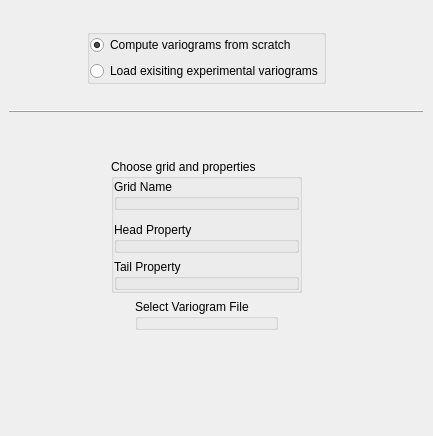
<ui version="4.0" >
 <class>First_scr_base</class>
 <widget class="QWidget" name="First_scr_base" >
  <property name="geometry" >
   <rect>
    <x>0</x>
    <y>0</y>
    <width>433</width>
    <height>436</height>
   </rect>
  </property>
  <property name="windowTitle" >
   <string>Form1</string>
  </property>
  <layout class="QGridLayout" >
   <property name="margin" >
    <number>9</number>
   </property>
   <property name="spacing" >
    <number>6</number>
   </property>
   <item row="1" column="6" >
    <spacer>
     <property name="orientation" >
      <enum>Qt::Horizontal</enum>
     </property>
     <property name="sizeType" >
      <enum>QSizePolicy::Expanding</enum>
     </property>
     <property name="sizeHint" >
      <size>
       <width>150</width>
       <height>21</height>
      </size>
     </property>
    </spacer>
   </item>
   <item row="1" column="1" colspan="5" >
    <widget class="QGroupBox" name="buttonGroup1" >
     <layout class="QVBoxLayout" >
      <property name="margin" >
       <number>0</number>
      </property>
      <property name="spacing" >
       <number>6</number>
      </property>
      <item>
       <widget class="QRadioButton" name="compute_variograms_button_" >
        <property name="text" >
         <string>Compute variograms from scratch</string>
        </property>
        <property name="checked" >
         <bool>true</bool>
        </property>
       </widget>
      </item>
      <item>
       <widget class="QRadioButton" name="load_variograms_button_" >
        <property name="text" >
         <string>Load exisiting experimental variograms</string>
        </property>
       </widget>
      </item>
     </layout>
    </widget>
   </item>
   <item row="1" column="0" >
    <spacer>
     <property name="orientation" >
      <enum>Qt::Horizontal</enum>
     </property>
     <property name="sizeType" >
      <enum>QSizePolicy::Expanding</enum>
     </property>
     <property name="sizeHint" >
      <size>
       <width>130</width>
       <height>21</height>
      </size>
     </property>
    </spacer>
   </item>
   <item row="7" column="3" >
    <spacer>
     <property name="orientation" >
      <enum>Qt::Vertical</enum>
     </property>
     <property name="sizeType" >
      <enum>QSizePolicy::Expanding</enum>
     </property>
     <property name="sizeHint" >
      <size>
       <width>21</width>
       <height>60</height>
      </size>
     </property>
    </spacer>
   </item>
   <item row="4" column="3" >
    <spacer>
     <property name="orientation" >
      <enum>Qt::Vertical</enum>
     </property>
     <property name="sizeType" >
      <enum>QSizePolicy::Fixed</enum>
     </property>
     <property name="sizeHint" >
      <size>
       <width>20</width>
       <height>40</height>
      </size>
     </property>
    </spacer>
   </item>
   <item row="3" column="0" colspan="7" >
    <widget class="Line" name="line4" >
     <property name="frameShape" >
      <enum>QFrame::HLine</enum>
     </property>
     <property name="frameShadow" >
      <enum>QFrame::Raised</enum>
     </property>
     <property name="orientation" >
      <enum>Qt::Horizontal</enum>
     </property>
    </widget>
   </item>
   <item row="2" column="3" >
    <spacer>
     <property name="orientation" >
      <enum>Qt::Vertical</enum>
     </property>
     <property name="sizeType" >
      <enum>QSizePolicy::Fixed</enum>
     </property>
     <property name="sizeHint" >
      <size>
       <width>20</width>
       <height>20</height>
      </size>
     </property>
    </spacer>
   </item>
   <item row="0" column="3" >
    <spacer>
     <property name="orientation" >
      <enum>Qt::Vertical</enum>
     </property>
     <property name="sizeType" >
      <enum>QSizePolicy::Fixed</enum>
     </property>
     <property name="sizeHint" >
      <size>
       <width>20</width>
       <height>20</height>
      </size>
     </property>
    </spacer>
   </item>
   <item row="5" column="0" colspan="2" >
    <spacer>
     <property name="orientation" >
      <enum>Qt::Horizontal</enum>
     </property>
     <property name="sizeType" >
      <enum>QSizePolicy::MinimumExpanding</enum>
     </property>
     <property name="sizeHint" >
      <size>
       <width>81</width>
       <height>21</height>
      </size>
     </property>
    </spacer>
   </item>
   <item row="5" column="2" colspan="3" >
    <widget class="QGroupBox" name="compute_variog_box_" >
     <property name="title" >
      <string>Choose grid and properties</string>
     </property>
     <layout class="QVBoxLayout" >
      <property name="margin" >
       <number>0</number>
      </property>
      <property name="spacing" >
       <number>6</number>
      </property>
      <item>
       <widget class="QGroupBox" name="grid_name_" >
        <property name="title" >
         <string>Grid Name</string>
        </property>
       </widget>
      </item>
      <item>
       <spacer>
        <property name="orientation" >
         <enum>Qt::Vertical</enum>
        </property>
        <property name="sizeType" >
         <enum>QSizePolicy::Fixed</enum>
        </property>
        <property name="sizeHint" >
         <size>
          <width>20</width>
          <height>6</height>
         </size>
        </property>
       </spacer>
      </item>
      <item>
       <widget class="QGroupBox" name="head_groupbox_" >
        <property name="title" >
         <string>Head Property</string>
        </property>
       </widget>
      </item>
      <item>
       <widget class="QGroupBox" name="tail_groupbox_" >
        <property name="title" >
         <string>Tail Property</string>
        </property>
       </widget>
      </item>
     </layout>
    </widget>
   </item>
   <item row="5" column="5" colspan="2" >
    <spacer>
     <property name="orientation" >
      <enum>Qt::Horizontal</enum>
     </property>
     <property name="sizeType" >
      <enum>QSizePolicy::MinimumExpanding</enum>
     </property>
     <property name="sizeHint" >
      <size>
       <width>101</width>
       <height>21</height>
      </size>
     </property>
    </spacer>
   </item>
   <item row="6" column="4" colspan="3" >
    <spacer>
     <property name="orientation" >
      <enum>Qt::Horizontal</enum>
     </property>
     <property name="sizeType" >
      <enum>QSizePolicy::MinimumExpanding</enum>
     </property>
     <property name="sizeHint" >
      <size>
       <width>91</width>
       <height>21</height>
      </size>
     </property>
    </spacer>
   </item>
   <item row="6" column="3" >
    <widget class="QGroupBox" name="variog_file_box_" >
     <property name="title" >
      <string>Select Variogram File</string>
     </property>
    </widget>
   </item>
   <item row="6" column="0" colspan="3" >
    <spacer>
     <property name="orientation" >
      <enum>Qt::Horizontal</enum>
     </property>
     <property name="sizeType" >
      <enum>QSizePolicy::MinimumExpanding</enum>
     </property>
     <property name="sizeHint" >
      <size>
       <width>71</width>
       <height>21</height>
      </size>
     </property>
    </spacer>
   </item>
  </layout>
 </widget>
 <layoutdefault spacing="6" margin="11" />
 <resources/>
 <connections/>
</ui>
